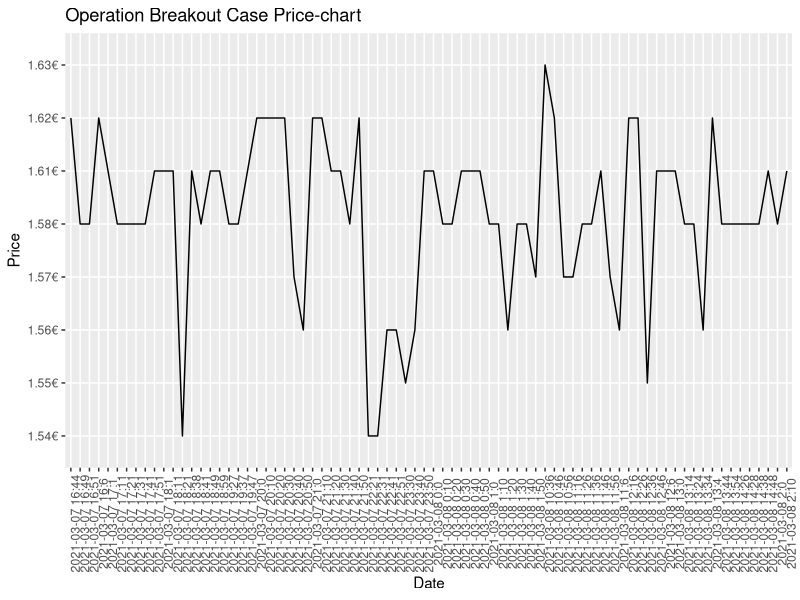

The R script that drew this image:
library(ggplot2)

breakout_case <- read.csv("./all_items/operationBreakout.csv")

p <- ggplot(data=breakout_case, aes(x = date,y = lowest_price))+
  geom_line(stat="identity")


pp <- ggplot(data=breakout_case, aes(x = date, y = lowest_price, group = 1)) +
  geom_line() + 
  theme(axis.text.x = element_text(angle = 90)) +
  labs(title = "Operation Breakout Case Price-chart",
        x = "Date",
       y = "Price"
       )
pp





